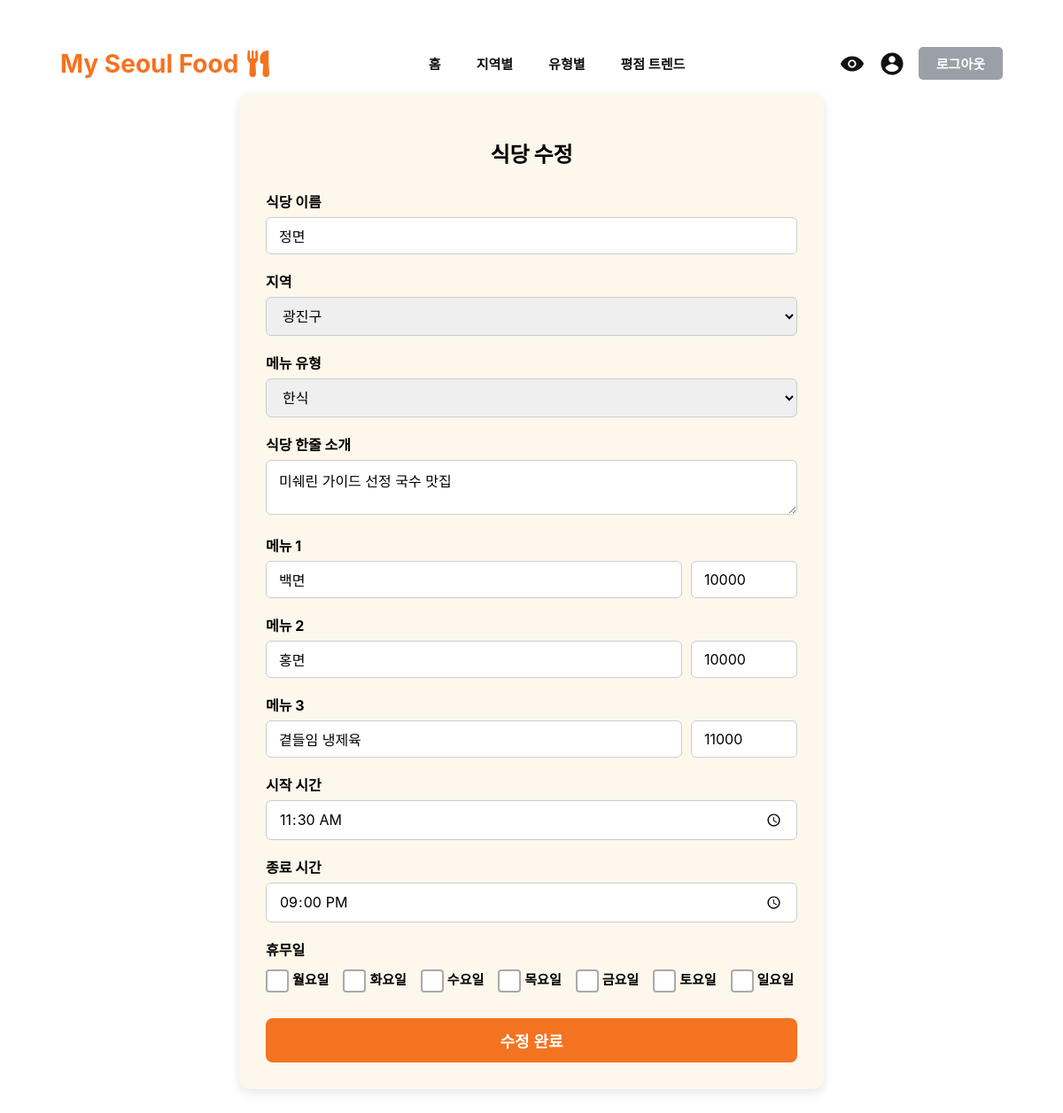
The app's page /pages/admin_edit_restaurant.php?id=12 (signed in) with its own data.
### tables this page shows
CREATE TABLE `Restaurant` (
    `restaurant_id` BIGINT NOT NULL AUTO_INCREMENT,
    `name` VARCHAR(255) NOT NULL,
    `description` TEXT NOT NULL,
    `region_id` BIGINT NOT NULL,
    `category_id` BIGINT NOT NULL,
    `open_time` TIME NOT NULL,
    `close_time` TIME NOT NULL,
    `created_at` TIMESTAMP DEFAULT CURRENT_TIMESTAMP,
    `updated_at` TIMESTAMP DEFAULT CURRENT_TIMESTAMP ON UPDATE CURRENT_TIMESTAMP,
    `is_active` BOOLEAN DEFAULT TRUE,
    PRIMARY KEY (`restaurant_id`),
    CONSTRAINT `FK_Restaurant_Region` FOREIGN KEY (`region_id`) REFERENCES `Region`(`region_id`),
    CONSTRAINT `FK_Restaurant_Category` FOREIGN KEY (`category_id`) REFERENCES `Category`(`category_id`)
);

CREATE TABLE `Region` (
    `region_id` BIGINT NOT NULL AUTO_INCREMENT,
    `region_name` VARCHAR(255) NOT NULL,
    PRIMARY KEY (`region_id`)
);

CREATE TABLE `Category` (
    `category_id` BIGINT NOT NULL AUTO_INCREMENT,
    `category_name` VARCHAR(255) NOT NULL,
    PRIMARY KEY (`category_id`)
);

CREATE TABLE `Menu` (
    `menu_id` BIGINT NOT NULL AUTO_INCREMENT,
    `menu_name` VARCHAR(255) NOT NULL,
    `price` INT NOT NULL,
    `restaurant_id` BIGINT NOT NULL,
    `is_active` BOOLEAN DEFAULT TRUE,
    `created_at` TIMESTAMP DEFAULT CURRENT_TIMESTAMP,
    `updated_at` TIMESTAMP DEFAULT CURRENT_TIMESTAMP ON UPDATE CURRENT_TIMESTAMP,
    PRIMARY KEY (`menu_id`),
    CONSTRAINT `FK_Menu_Restaurant` FOREIGN KEY (`restaurant_id`) REFERENCES `Restaurant`(`restaurant_id`) ON DELETE CASCADE ON UPDATE CASCADE
);

### pages/admin_edit_restaurant.php (the view, shortened to what this page needs)
<?php
include_once '../config.php';
$restaurant_id = $_GET['id'] ?? null;
$regions = [];
$categories = [];
$region_result = $conn->query("SELECT region_id, region_name FROM region");
while ($row = $region_result->fetch_assoc()) {
    $regions[] = $row;
}
$category_result = $conn->query("SELECT category_id, category_name FROM category");
while ($row = $category_result->fetch_assoc()) {
    $categories[] = $row;
}
$stmt = $conn->prepare("SELECT * FROM restaurant WHERE restaurant_id = ?");
$stmt->bind_param("i", $restaurant_id);
$stmt->execute();
$result = $stmt->get_result();
$restaurant = $result->fetch_assoc();
$menu_result = $conn->query("SELECT * FROM Menu WHERE restaurant_id = $restaurant_id");
$menus = [];
while ($row = $menu_result->fetch_assoc()) {
    $menus[] = $row;
}
?>
<!DOCTYPE html>
<html lang="ko">
<head>
</head>
<body>
<?php include '../menu.php'; ?>
<div class="form-container">
    <h2>식당 수정</h2>
    <form method="post">
        <div class="form-group">
            <label>식당 이름</label>
            <input type="text" name="name" value="<?= htmlspecialchars($restaurant['name']) ?>" required>
        </div>
        <div class="form-group">
            <label>지역</label>
            <select name="region_id" required>
                <?php foreach($regions as $r): ?>
                    <option value="<?= $r['region_id'] ?>" <?= $r['region_id']==$restaurant['region_id']?'selected':'' ?>>
                        <?= htmlspecialchars($r['region_name']) ?>
                    </option>
                <?php endforeach; ?>
            </select>
        </div>
        <div class="form-group">
            <label>메뉴 유형</label>
            <select name="category_id" required>
                <?php foreach($categories as $c): ?>
                    <option value="<?= $c['category_id'] ?>" <?= $c['category_id']==$restaurant['category_id']?'selected':'' ?>>
                        <?= htmlspecialchars($c['category_name']) ?>
                    </option>
                <?php endforeach; ?>
            </select>
        </div>
        <div class="form-group">
            <label>식당 한줄 소개</label>
            <textarea name="description"><?= htmlspecialchars($restaurant['description']) ?></textarea>
        </div>
        <?php for($i=1; $i<=3; $i++):
            $menu = $menus[$i-1] ?? ['menu_name'=>'','price'=>''];
        ?>
        <div class="form-group">
            <label>메뉴 <?= $i ?></label>
            <div class="menu-row">
                <input type="text" name="menu<?= $i ?>" placeholder="메뉴 이름" value="<?= htmlspecialchars($menu['menu_name']) ?>">
                <input type="number" name="price<?= $i ?>" placeholder="가격" class="price" min="0" value="<?= htmlspecialchars($menu['price']) ?>">
            </div>
        </div>
        <?php endfor; ?>
        <div class="form-group">
            <label>시작 시간</label>
            <input type="time" name="start_time" value="<?= htmlspecialchars($restaurant['open_time']) ?>" required>
        </div>
        <div class="form-group">
            <label>종료 시간</label>
            <input type="time" name="end_time" value="<?= htmlspecialchars($restaurant['close_time']) ?>" required>
        </div>
        <div class="form-group">
            <label>휴무일</label>
            <div class="closed-box">
                <?php
                $days = ['MON'=>'월요일','TUE'=>'화요일','WED'=>'수요일','THU'=>'목요일','FRI'=>'금요일','SAT'=>'토요일','SUN'=>'일요일'];
                foreach($days as $key=>$name):
                ?>
                <label class="closed-item">
                    <span class="checkmark"></span> <?= $name ?>
                </label>
                <?php endforeach; ?>
            </div>
        </div>
        <button type="submit" class="submit-btn">수정 완료</button>
    </form>
</div>
</body>
</html>

### pages/admin_edit_restaurant.php (style rules this page uses)
body { font-family: 'Inter', system-ui, -apple-system, 'Segoe UI', Roboto, Arial; background: #ffffff; padding: 30px; }
.form-container { max-width: 600px; margin: 0 auto; background: #fdf7ec; padding: 30px; border-radius: 12px; box-shadow: 0 4px 12px rgba(0,0,0,0.1); }
.form-container h2 { text-align: center; margin-bottom: 25px; font-size: 24px; font-weight: 900; }
.form-group { margin-bottom: 18px; }
.form-group label { display: block; font-weight: bold; margin-bottom: 6px; }
.form-group input, .form-group select, .form-group textarea { width: 100%; box-sizing: border-box; padding: 10px 14px; font-size: 16px; font-family: 'Inter', system-ui, -apple-system, 'Segoe UI', Roboto, Arial; border-radius: 6px; border: 1px solid #ccc; }
.menu-row { display: flex; gap: 10px; }
.menu-row input { flex: 1; }
.menu-row input.price { max-width: 120px; }
.submit-btn { width: 100%; padding: 12px; margin-top: 10px; font-size: 18px; font-weight: bold; background: #F47320; color: white; border: none; border-radius: 8px; cursor: pointer; }
.closed-box { display: grid; grid-template-columns: repeat(7, 1fr); gap: 12px; }
.closed-item { position: relative; padding-left: 30px; margin-top: 5px; cursor: pointer; user-select: none; font-size: 15px; }
.closed-item .checkmark { position: absolute; left: 0; top: 0; height: 22px; width: 22px; background-color: #fff; border: 2px solid #aaa; border-radius: 4px; transition: 0.2s; }
.closed-item .checkmark::after { content: ""; position: absolute; display: none; }

### records on screen
restaurant: name "정면", region_id "광진구", category_id "한식", description "미쉐린 가이드 선정 국수 맛집", start_time "11:30:00", end_time "21:00:00"
menu: menu_name "백면", price "10000"
menu: menu_name "홍면", price "10000"
menu: menu_name "곁들임 냉제육", price "11000"

### other values on screen
$name "월요일"
$name "화요일"
$name "수요일"
$name "목요일"
$name "금요일"
$name "토요일"
$name "일요일"
